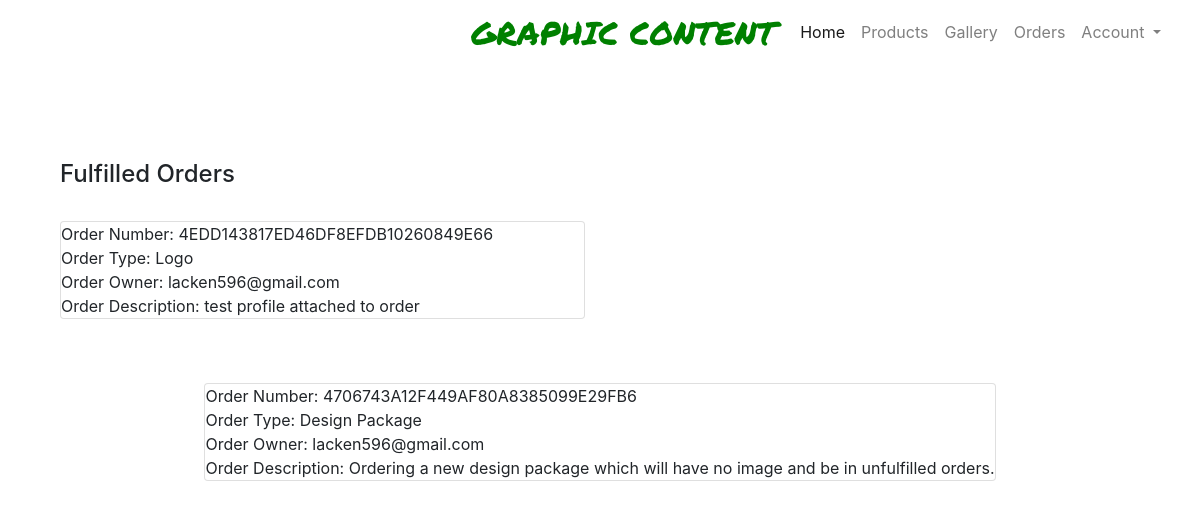
The page /orders/ (signed in) on the database as committed earlier.
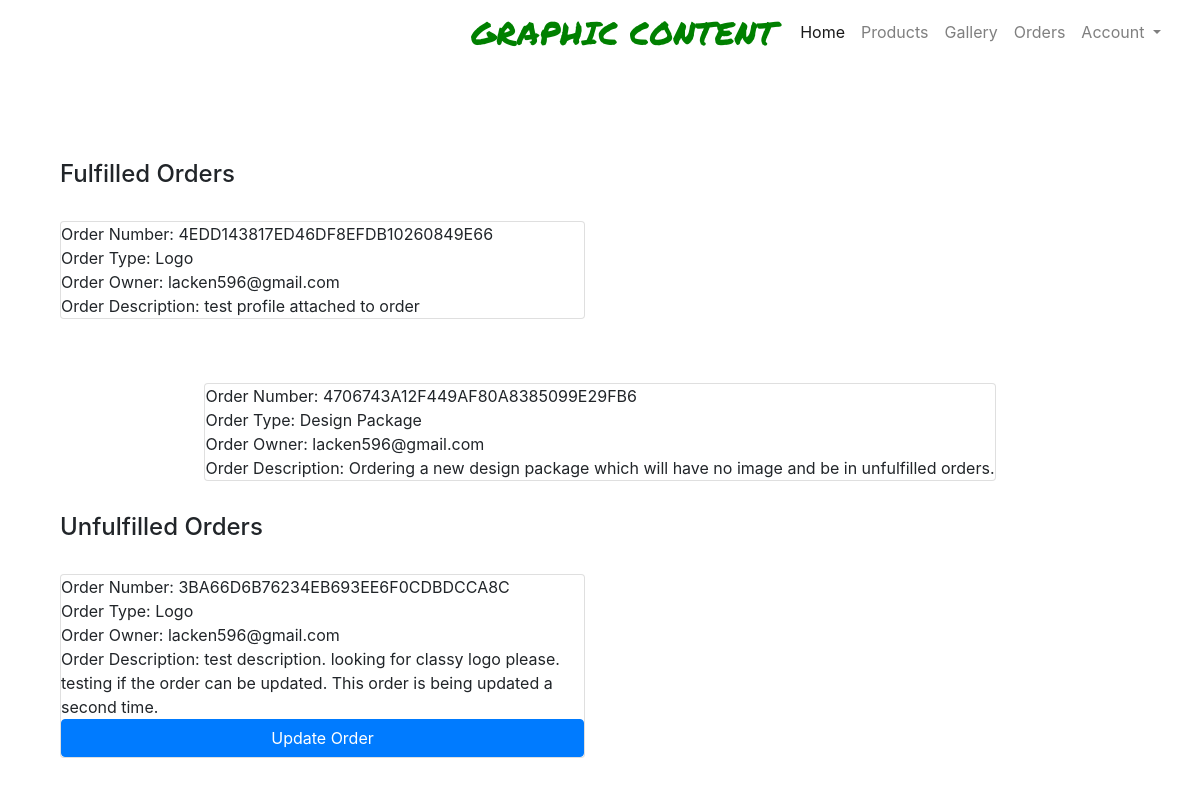
The same page on the database as committed later.
### checkout/models.py (models this page shows, shortened)
class Order(models.Model):
    order_number = models.CharField(max_length=32, null=False, editable=False)
    user_profile = models.ForeignKey(UserProfile, on_delete=models.SET_NULL,
                                     null=True, blank=True, related_name='orders')
    date = models.DateTimeField(auto_now_add=True)
    service = models.ForeignKey(Product, null=False, blank=False, on_delete=models.CASCADE)
    total = models.DecimalField(max_digits=10, decimal_places=2, null=False, default=0)
    description = models.TextField(null=False, blank=False)
    image = models.ImageField(null=True, blank=True)

### products/models.py (models this page shows)
class Product(models.Model):
    service_type = models.CharField(max_length=254)
    price = models.DecimalField(max_digits=6, decimal_places=2)
    description = models.TextField(null=True)
    def __str__(self):
        return self.service_type

### profiles/models.py (models this page shows, shortened)
class UserProfile(models.Model):
    user = models.OneToOneField(User, on_delete=models.CASCADE)

### orders/views.py (the view)
# urls.py: path('orders/', include('orders.urls')),
def orders(request):
    profile = get_object_or_404(UserProfile, user=request.user)
    orders = Order.objects.all()
    template = 'orders/orders.html'
    context = {
        'profile': profile,
        'orders': orders,
    }
    return render(request, template, context)

### orders/templates/orders/orders.html (shortened to what this page needs)
{% extends "base.html" %}
{% load static %}
{% block content %}
<div class="container h-100 mx-auto page-body">
    <div class="row h-100 mx-auto">
        <div class="col-6">
        <h4>Fulfilled Orders</h4>
        {% for order in orders %}
        {% if order.image %}
        <div class="card order-card mx-auto">
            <span>Order Number: {{ order.order_number }}</span>
            <span>Order Type: {{ order.service}}</span>
            <span>Order Owner: {{ order.user_profile.user.email }}</span>
            <span>Order Description: {{ order.description}}</span>
        </div>
    </div>
        {% else %}
        <div class="col-6">
        <h4>Unfulfilled Orders</h4>
        <div class="card order-card mx-auto">
            <span>Order Number: {{ order.order_number }}</span>
            <span>Order Type: {{ order.service}}</span>
            <span>Order Owner: {{ order.user_profile.user.email }}</span>
            <span>Order Description: {{ order.description}}</span>
            <a class="btn btn-primary" href="{% url 'edit_order' order.order_number %}" role="button">Update Order</a>
        </div>
    </div>
</div>
    {% endif %}
    {% endfor %}
</div>
{% endblock %}

Rows that differ between the two databases and show on the page:
added Order: order_number "3BA66D6B76234EB693EE6F0CDBDCCA8C", service "Logo", user_profile.user.email "lacken596@gmail.com", description "test description. looking for classy logo please. testing if the order can be updated. This order is being updated a second time."
